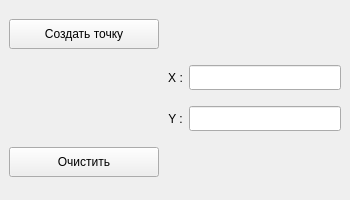
<?xml version="1.0" encoding="UTF-8"?>
<ui version="4.0">
 <class>PointCreatorDockWidgetBase</class>
 <widget class="QDockWidget" name="PointCreatorDockWidgetBase">
  <property name="geometry">
   <rect>
    <x>0</x>
    <y>0</y>
    <width>350</width>
    <height>200</height>
   </rect>
  </property>
  <property name="minimumSize">
   <size>
    <width>350</width>
    <height>200</height>
   </size>
  </property>
  <property name="maximumSize">
   <size>
    <width>350</width>
    <height>200</height>
   </size>
  </property>
  <property name="windowTitle">
   <string>Point creator</string>
  </property>
  <widget class="QWidget" name="dockWidgetContents">
   <layout class="QGridLayout" name="gridLayout">
    <item row="1" column="0">
     <spacer name="horizontalSpacer">
      <property name="orientation">
       <enum>Qt::Horizontal</enum>
      </property>
      <property name="sizeHint" stdset="0">
       <size>
        <width>40</width>
        <height>20</height>
       </size>
      </property>
     </spacer>
    </item>
    <item row="1" column="1">
     <widget class="QLabel" name="labelX">
      <property name="maximumSize">
       <size>
        <width>25</width>
        <height>25</height>
       </size>
      </property>
      <property name="text">
       <string>X :</string>
      </property>
      <property name="alignment">
       <set>Qt::AlignCenter</set>
      </property>
     </widget>
    </item>
    <item row="2" column="1">
     <widget class="QLabel" name="labelY">
      <property name="maximumSize">
       <size>
        <width>25</width>
        <height>25</height>
       </size>
      </property>
      <property name="text">
       <string>Y :</string>
      </property>
      <property name="alignment">
       <set>Qt::AlignCenter</set>
      </property>
     </widget>
    </item>
    <item row="3" column="0">
     <widget class="QPushButton" name="clearButton">
      <property name="maximumSize">
       <size>
        <width>150</width>
        <height>30</height>
       </size>
      </property>
      <property name="text">
       <string>Очистить</string>
      </property>
     </widget>
    </item>
    <item row="0" column="0">
     <widget class="QPushButton" name="pushButton">
      <property name="maximumSize">
       <size>
        <width>150</width>
        <height>30</height>
       </size>
      </property>
      <property name="text">
       <string>Создать точку</string>
      </property>
     </widget>
    </item>
    <item row="1" column="2">
     <widget class="QLineEdit" name="spValueX">
      <property name="maximumSize">
       <size>
        <width>200</width>
        <height>25</height>
       </size>
      </property>
     </widget>
    </item>
    <item row="2" column="2">
     <widget class="QLineEdit" name="spValueY">
      <property name="maximumSize">
       <size>
        <width>200</width>
        <height>25</height>
       </size>
      </property>
     </widget>
    </item>
   </layout>
  </widget>
 </widget>
 <resources/>
 <connections/>
</ui>
